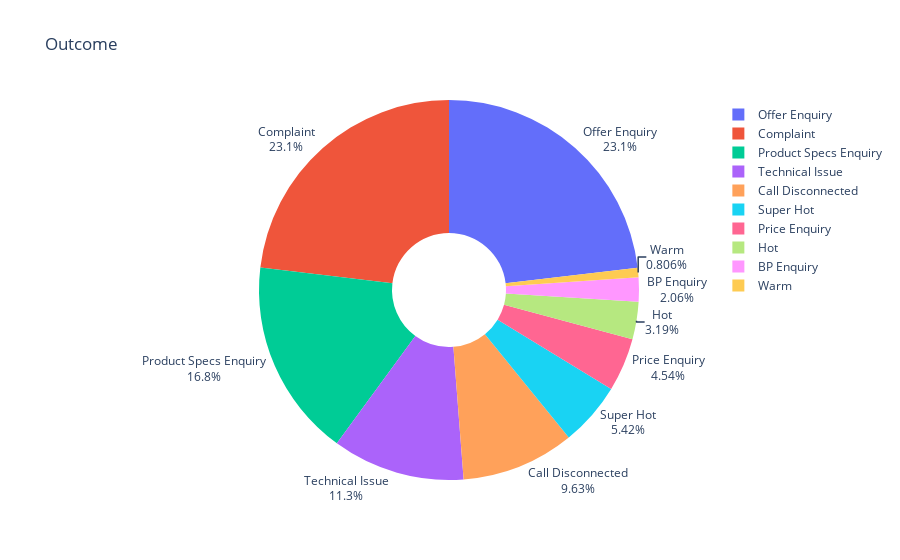

The notebook cell this image was saved under:
### Code cell
outcome_df = outcome_df[:10]

plt.figure(figsize = (16, 10))
fig = px.pie(comments_df, values=comments_df.values, names=comments_df.index, hole=.3, 
             color=comments_df.index,
             title="Outcome")
fig.update_traces(textposition='outside', textinfo='percent+label')
fig.show()

### Figure 1 — Plotly figure (JSON) as saved in the notebook; plotly's stock layout.template omitted (floating-point values rounded to 4 significant figures)
{"data": [{"customdata": [["Offer Enquiry"], ["Complaint"], ["Product Specs Enquiry"], ["Technical Issue"], ["Call Disconnected"], ["Super Hot"], ["Price Enquiry"], ["Hot"], ["BP Enquiry"], ["Warm"]], "domain": {"x": [0, 1], "y": [0, 1]}, "hole": 0.3, "hovertemplate": "index=%{customdata[0]}<br>value=%{value}<extra></extra>", "labels": ["Offer Enquiry", "Complaint", "Product Specs Enquiry", "Technical Issue", "Call Disconnected", "Super Hot", "Price Enquiry", "Hot", "BP Enquiry", "Warm"], "legendgroup": "", "marker": {"colors": ["#636efa", "#EF553B", "#00cc96", "#ab63fa", "#FFA15A", "#19d3f3", "#FF6692", "#B6E880", "#FF97FF", "#FECB52"]}, "name": "", "showlegend": true, "textinfo": "percent+label", "textposition": "outside", "type": "pie", "values": [19674, 19669, 14325, 9595, 8194, 4612, 3864, 2715, 1755, 686]}], "layout": {"legend": {"tracegroupgap": 0}, "title": {"text": "Outcome"}}}
